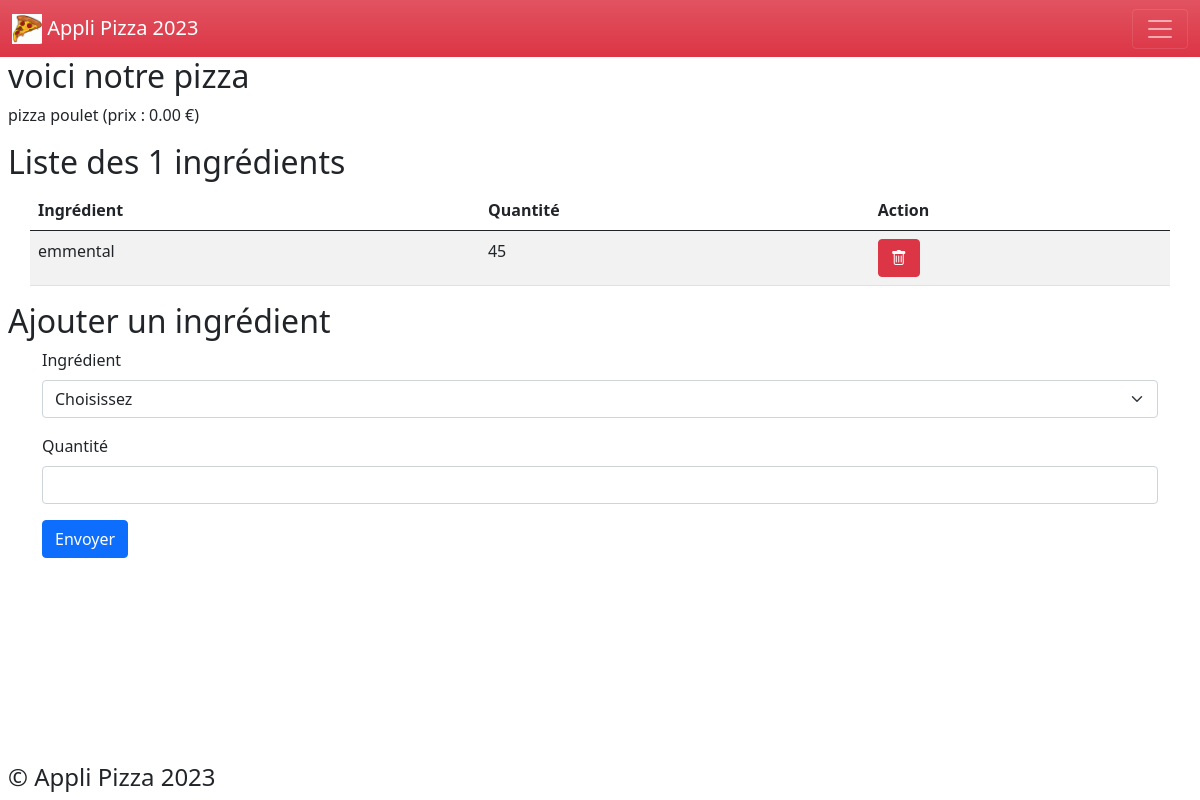
The app's page /pizzas/4/ with its own data.
### applipizza/models.py (models this page shows, shortened)
class Pizza(models.Model) :
    idIPizza = models.AutoField(primary_key = True)
    nomPizza = models.CharField(max_length = 50, verbose_name ='le nom de cette Pizza')
    prix = models.DecimalField(max_digits = 4, decimal_places = 2, verbose_name = 'le prix')
    image = models.ImageField(default= 'imagesPizzas/default.PNG', upload_to = 'imagesPizzas/')
    def __str__(self) -> str :
        return 'pizza ' + self.nomPizza + ' (prix : ' + str(self.prix) + ' €)'

class Ingredient(models.Model) :
    idIngredient = models.AutoField(primary_key = True)
    nomIngredient = models.CharField(max_length = 50, verbose_name ='le nom')

class Composition(models.Model) :
    class Meta :
        unique_together = ('ingredient','pizza')  # le nom des champs clés étrangères
    idComposition = models.AutoField(primary_key = True)
    ingredient = models.ForeignKey(Ingredient, on_delete = models.CASCADE)
    pizza = models.ForeignKey(Pizza, on_delete = models.CASCADE)
    quantite = models.CharField(max_length = 100, verbose_name = 'la quantité')

### applipizza/views.py (the view)
# urls.py: path('pizzas/<int:pizza_id>/', views.pizza),
def pizza(request, pizza_id) :
    laPizza = Pizza.objects.get(idIPizza=pizza_id)
    lesCompositions = Composition.objects.filter(pizza=pizza_id)
    ingredients = []
    for composition in lesCompositions :
        ingredients.append({
            'idComposition' : composition.idComposition,
            'nomIngredient' : composition.ingredient.nomIngredient,
            'quantite' : composition.quantite
        })
    lesIngredients = Ingredient.objects.all()
    return render(
        request,
        'applipizza/pizza.html',
        {'pizza' : laPizza, 'ingredients' : ingredients, "lesIng": lesIngredients}
    )

### applipizza/templates/applipizza/pizza.html (shortened to what this page needs)
{% extends 'applipizza/base.html' %}
{% block main %}
<h2 class="mx-2">voici notre pizza</h2>
<p class ="mx-2">{{pizza}}</p>
{% if ingredients|length > 0 %}
<h2 class ="mx-2">Liste des {{ ingredients|length }} ingrédients</h2>
<table class="table table-striped table-responsive container mx-auto">
    <thead>
        <tr>
            <th>Ingrédient</th>
            <th>Quantité</th>
            <th>Action</th>
        </tr>
    </thead>
    <tbody>
        {% for ing in ingredients %}
        <tr>
            <td>{{ing.nomIngredient}}</td>
            <td>{{ing.quantite}}</td>
            <td><a href="/pizzas/{{pizza.idIPizza}}/deleteIngredient/{{ing.idComposition}}" class="btn btn-danger"><i class="bi bi-trash"></i> </a></td>
        </tr>
        {% endfor %}
    </tbody>
</table>
{% else %}
<h4><p class="text-center">Cette pizza ne contient encore aucun ingrédient.</p></h4>
<h6 class="text-center"><a href="/pizzas/">Retour à la liste des pizzas</a></h6>
{% endif %}
<h2 class ="mx-2">Ajouter un ingrédient</h2>
<form action="/pizzas/{{pizza.idIPizza}}/addIngredient/" method="post" class="container mx-auto">
  <div class="mb-3">
    <label for="id_ingredient" class="form-label">Ingrédient</label>
    <select name="ingredient" class="form-select" required id="id_ingredient">
      <option selected disabled>Choisissez</option>
    </select>
  </div>
  <div class="mb-3">
    <label for="id_quantite" class="form-label">Quantité</label>
    <input type="text" name="quantite" class="form-control" maxlength="180" required id="id_quantite">
  </div>
  <button type="submit" class="btn btn-primary">Envoyer</button>
</form>
{% endblock %}

### static/applipizza/css/styles.css (style rules this page uses)
.Site { display: flex; min-height: 100vh; flex-direction: column; }

### records on screen
Pizza: nomPizza+prix "pizza poulet (prix : 0.00 €)"
Ingredient: nomIngredient "emmental"
Composition: quantite "45"

### other values on screen
{{ ingredients|length }} "1"
